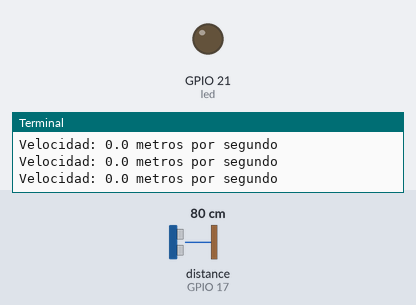
Simulated run of this program. Board: Raspberry Pi (BCM pin numbers). Shown: output pins drawn as LEDs (lit = HIGH), the last lines printed to the terminal. The test bench sets the inputs (shaded band); at power-on: distance to the obstacle (sensor on GPIO 17) 80 cm. The echo pulse lasts 58.3 µs per cm; the clock reads 2024-03-15 10:24:30 at power-on unless the program sets it; the camera gives no picture and a still takes 0.5 s. At 4.5 s the program stops and its outputs stay as they are.

Above: at 1.6 s.
1.7 s: distance to the obstacle (sensor on GPIO 17) set to 2 cm
At 2.8 s:
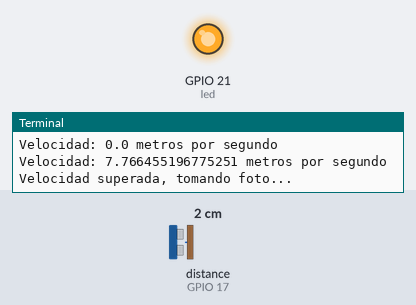
Timing chart, 0 to 6.0 s (numbered marks = the images above; inputs shaded):
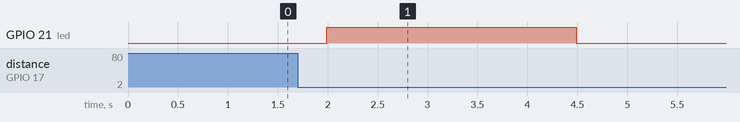

Measured:
- after the input at 1.7 s, GPIO 21 (led): LOW → HIGH after 0.29 s, → LOW 2.5 s later

The program:

radar.py
```python
from gpiozero import DistanceSensor, LED
import time
from picamera2 import Picamera2, Preview


ultrasonic = DistanceSensor(echo=17, trigger=4)
led = LED(21)

picam2 = Picamera2()
camera_config = picam2.create_preview_configuration()
picam2.configure(camera_config)


def calculate_speed(a, b, time_interval):
    speed = abs(a-b)/time_interval
    return speed


threshold=1.5
start_time = time.time()
last_distance = ultrasonic.distance


while True:
    time.sleep(0.1)

    current_time = time.time()
    time_interval = current_time - start_time

    current_distance = ultrasonic.distance

    speed = calculate_speed(last_distance, current_distance, time_interval)
    print(f"Velocidad: {speed} metros por segundo")

    if speed > threshold:
        led.on()
        print("Velocidad superada, tomando foto...")

        timestamp = time.strftime("%Y%m%d_%H%M%S")
        picam2.start_preview(Preview.NULL)
        picam2.start_and_capture_file(f"foto_{timestamp}.jpg")

        print("Foto tomada y guardada.")
        time.sleep(1)
        break


    last_distance = current_distance
    start_time = current_time
```
